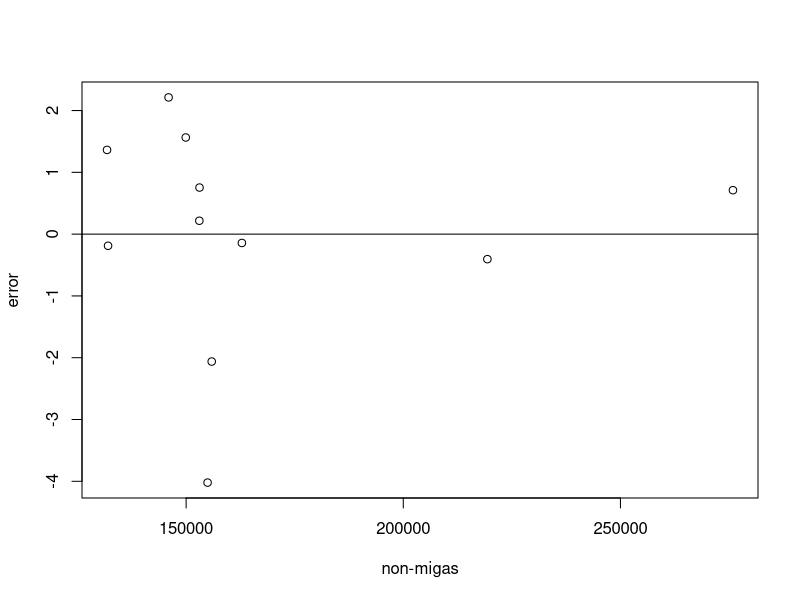
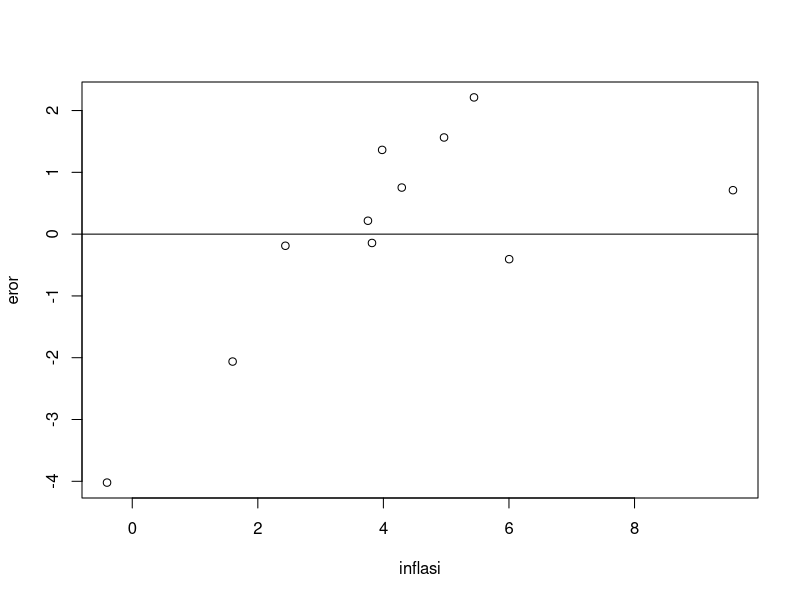

Here is the R script that generated these plots, in order:
## ---- chunk 1
library(tidyverse)
library(readxl)
## ---- chunk 2
setwd('C:/Users/egista/Documents/METOPENN')
dat<-read_excel('UAS.xlsx')
library('readxl')
reg1<-lm(data=dat,Y~X)
dat$u<-resid(reg1)
plot(dat$X,dat$u,xlab="non-migas",ylab="error")
abline(h=0)
## ---- chunk 3
library('readxl')
dat$u<-resid(reg1)
plot(dat$Y,dat$u,xlab="inflasi",ylab="eror")
abline(h=0)
## ---- chunk 4
dat<-read_excel('UAS.xlsx')
library('readxl')
reg1<-lm(Y~X,data=dat)
summary(reg1)
